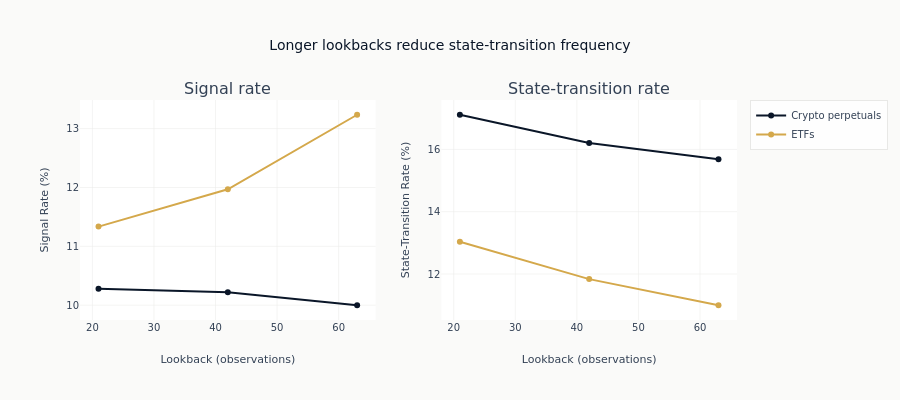

The notebook cell saved with this chart:
### Markdown cell above
Both panels use the same ordered lookback grid for each prediction set.

### Code cell
fig = make_subplots(rows=1, cols=2, subplot_titles=["Signal rate", "State-transition rate"])
for case_study in CASE_STUDIES:
    data = lookback_plot_data[case_study]
    fig.add_trace(
        go.Scatter(
            x=data["window"].to_list(),
            y=(data["signal_rate"] * 100).to_list(),
            name=str(CASE_STUDIES[case_study]["display"]),
            mode="lines+markers",
            line=dict(color=CASE_STUDY_COLORS[case_study]),
            marker=dict(color=CASE_STUDY_COLORS[case_study]),
        ),
        row=1,
        col=1,
    )
    fig.add_trace(
        go.Scatter(
            x=data["window"].to_list(),
            y=(data["transition_rate"] * 100).to_list(),
            name=str(CASE_STUDIES[case_study]["display"]),
            mode="lines+markers",
            line=dict(color=CASE_STUDY_COLORS[case_study]),
            marker=dict(color=CASE_STUDY_COLORS[case_study]),
            showlegend=False,
        ),
        row=1,
        col=2,
    )
fig.update_layout(
    title="Longer lookbacks reduce state-transition frequency",
    height=400,
    margin=dict(t=100, r=140),
    legend=dict(x=1.02, y=1.0, xanchor="left", yanchor="top"),
)
fig.update_xaxes(title_text="Lookback (observations)", row=1, col=1)
fig.update_xaxes(title_text="Lookback (observations)", row=1, col=2)
fig.update_yaxes(title_text="Signal Rate (%)", row=1, col=1)
fig.update_yaxes(title_text="State-Transition Rate (%)", row=1, col=2)
fig.show()

### Figure 1 — Plotly figure (JSON) as saved in the notebook; plotly's stock layout.template omitted (floating-point values rounded to 4 significant figures)
{"data": [{"line": {"color": "#0a1628"}, "marker": {"color": "#0a1628"}, "mode": "lines+markers", "name": "Crypto perpetuals", "type": "scatter", "x": [21, 42, 63], "xaxis": "x", "y": [10.28, 10.22, 9.999], "yaxis": "y"}, {"line": {"color": "#0a1628"}, "marker": {"color": "#0a1628"}, "mode": "lines+markers", "name": "Crypto perpetuals", "showlegend": false, "type": "scatter", "x": [21, 42, 63], "xaxis": "x2", "y": [17.11, 16.2, 15.68], "yaxis": "y2"}, {"line": {"color": "#D4A84B"}, "marker": {"color": "#D4A84B"}, "mode": "lines+markers", "name": "ETFs", "type": "scatter", "x": [21, 42, 63], "xaxis": "x", "y": [11.33, 11.97, 13.24], "yaxis": "y"}, {"line": {"color": "#D4A84B"}, "marker": {"color": "#D4A84B"}, "mode": "lines+markers", "name": "ETFs", "showlegend": false, "type": "scatter", "x": [21, 42, 63], "xaxis": "x2", "y": [13.03, 11.84, 11.0], "yaxis": "y2"}], "layout": {"annotations": [{"font": {"size": 16}, "showarrow": false, "text": "Signal rate", "x": 0.225, "xanchor": "center", "xref": "paper", "y": 1.0, "yanchor": "bottom", "yref": "paper"}, {"font": {"size": 16}, "showarrow": false, "text": "State-transition rate", "x": 0.775, "xanchor": "center", "xref": "paper", "y": 1.0, "yanchor": "bottom", "yref": "paper"}], "height": 400, "legend": {"x": 1.02, "xanchor": "left", "y": 1.0, "yanchor": "top"}, "margin": {"r": 140, "t": 100}, "title": {"text": "Longer lookbacks reduce state-transition frequency"}, "xaxis": {"anchor": "y", "domain": [0.0, 0.45], "title": {"text": "Lookback (observations)"}}, "xaxis2": {"anchor": "y2", "domain": [0.55, 1.0], "title": {"text": "Lookback (observations)"}}, "yaxis": {"anchor": "x", "domain": [0.0, 1.0], "title": {"text": "Signal Rate (%)"}}, "yaxis2": {"anchor": "x2", "domain": [0.0, 1.0], "title": {"text": "State-Transition Rate (%)"}}}}
